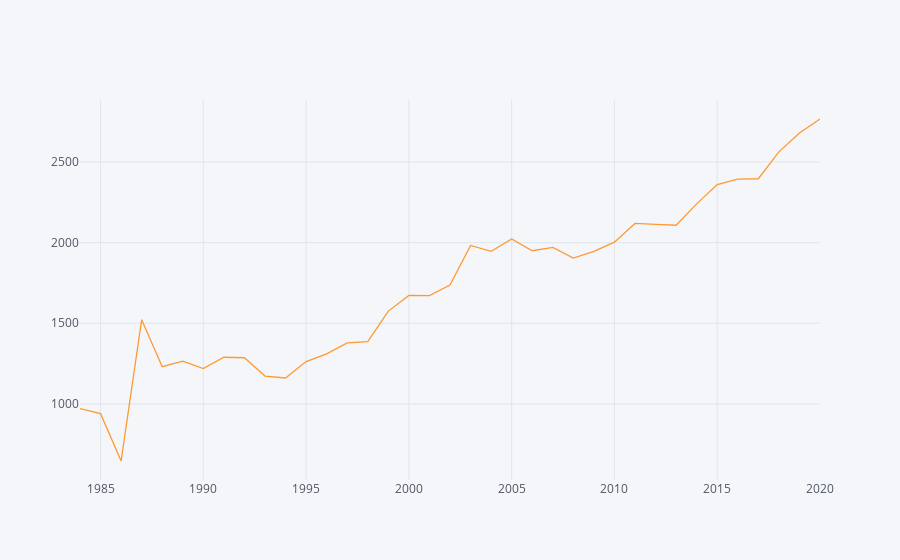

Notebook source saved alongside this figure:
### Code cell
#Mean of Abstract_Length by Year since 1987

IT.groupby('Year').mean()['Abstract_Length'].iplot()

### Figure 1 — Plotly figure (JSON) as saved in the notebook; plotly's stock layout.template omitted (floating-point values rounded to 4 significant figures)
{"data": [{"line": {"color": "rgba(255, 153, 51, 1.0)", "dash": "solid", "shape": "linear", "width": 1.3}, "mode": "lines", "name": "Abstract_Length", "text": "", "type": "scatter", "uid": "da018829-3402-4b03-8b4f-94abcbb293d4", "x": [1984, 1985, 1986, 1987, 1988, 1989, 1990, 1991, 1992, 1993, 1994, 1995, 1996, 1997, 1998, 1999, 2000, 2001, 2002, 2003, 2004, 2005, 2006, 2007, 2008, 2009, 2010, 2011, 2012, 2013, 2014, 2015, 2016, 2017, 2018, 2019, 2020], "y": [970.5, 939.5, 646, 1522.0, 1231.0, 1266.0, 1220.0, 1289.0, 1286.0, 1173.0, 1161.0, 1262.0, 1310.0, 1379.0, 1386.0, 1576.0, 1673.0, 1672.0, 1737.0, 1983.0, 1946.0, 2023.0, 1950.0, 1970.0, 1905.0, 1946.0, 2003.0, 2119.0, 2113.0, 2108.0, 2240.0, 2361.0, 2394.0, 2396.0, 2563.0, 2680.0, 2767.0]}], "layout": {"legend": {"bgcolor": "#F5F6F9", "font": {"color": "#4D5663"}}, "paper_bgcolor": "#F5F6F9", "plot_bgcolor": "#F5F6F9", "title": {"font": {"color": "#4D5663"}}, "xaxis": {"gridcolor": "#E1E5ED", "showgrid": true, "tickfont": {"color": "#4D5663"}, "title": {"font": {"color": "#4D5663"}, "text": ""}, "zerolinecolor": "#E1E5ED"}, "yaxis": {"gridcolor": "#E1E5ED", "showgrid": true, "tickfont": {"color": "#4D5663"}, "title": {"font": {"color": "#4D5663"}, "text": ""}, "zerolinecolor": "#E1E5ED"}}}
